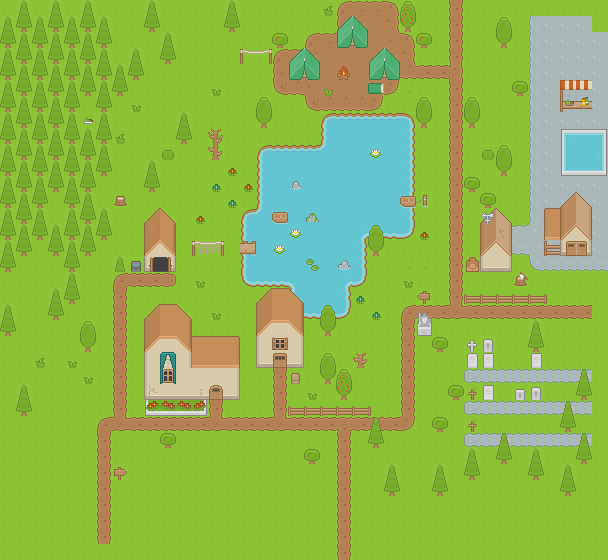

Rendered tile map (Tiled .tmx) drawn with the repository's tilesets; below, a short description and the map source with its tile grids summarised:
An orthogonal 38x35 tile map with 16x16 px tiles, 6 tile layers (ground, ground overlay, ground objects, objects, ...) and 116 objects.

<map version="1.8" tiledversion="1.8.5" orientation="orthogonal" renderorder="right-down" width="38" height="35" tilewidth="16" tileheight="16" infinite="0" nextlayerid="9" nextobjectid="165">
 <tileset firstgid="1" name="outdoors1" tilewidth="16" tileheight="16" spacing="1" tilecount="1767" columns="57">
  <image source="../../tilesets/outdoors1.png" width="968" height="526" />
 </tileset>
 <layer id="1" name="ground" width="38" height="35">
  <data>[1330 cells, 1330 non-empty, 14 distinct tile ids]</data>
 </layer>
 <layer id="2" name="ground overlay" width="38" height="35">
  <data>[1330 cells, 239 non-empty, 28 distinct tile ids]</data>
 </layer>
 <layer id="8" name="ground objects" width="38" height="35">
  <data>[1330 cells, 19 non-empty, 4 distinct tile ids]</data>
 </layer>
 <layer id="3" name="objects" width="38" height="35">
  <data>[1330 cells, 415 non-empty, 75 distinct tile ids]</data>
 </layer>
 <layer id="4" name="doors/windows/roofs" width="38" height="35">
  <data>[1330 cells, 77 non-empty, 47 distinct tile ids]</data>
 </layer>
 <layer id="5" name="roof objects" width="38" height="35">
  <data>[1330 cells, 5 non-empty, 5 distinct tile ids]</data>
 </layer>
 <objectgroup id="7" name="collision">
  <object id="5" x="256" y="304" width="48" height="64" />
  <object id="6" x="144" y="336" width="96" height="64" />
  <object id="8" x="144" y="320" width="48" height="16" />
  <object id="13" x="144" y="224" width="32" height="48" />
  <object id="14" x="128" y="266" width="16" height="6" />
  <object id="16" x="240" y="208" width="16" height="32" />
  <object id="17" x="256" y="144" width="16" height="64" />
  <object id="18" x="272" y="144" width="48" height="16" />
  <object id="19" x="320" y="112" width="16" height="32" />
  <object id="20" x="336" y="112" width="80" height="16" />
  <object id="21" x="400" y="128" width="16" height="112" />
  <object id="22" x="368" y="224" width="32" height="16" />
  <object id="23" x="352" y="240" width="16" height="48" />
  <object id="24" x="336" y="288" width="16" height="32" />
  <object id="25" x="304" y="304" width="32" height="16" />
  <object id="26" x="288" y="288" width="16" height="16" />
  <object id="27" x="240" y="272" width="48" height="16" />
  <object id="28" x="240" y="256" width="16" height="16" />
  <object id="29" x="480" y="224" width="32" height="48" />
  <object id="30" x="560" y="208" width="32" height="48" />
  <object id="31" x="544" y="251" width="16" height="5" />
  <object id="32" x="464" y="300" width="80" height="5" />
  <object id="33" x="416" y="320" width="16" height="16" />
  <object id="41" x="576" y="396" width="16" height="5" />
  <object id="42" x="144" y="400" width="64" height="16" />
  <object id="43" x="288" y="411" width="80" height="5" />
  <object id="44" x="256" y="240" width="16" height="16" />
  <object id="48" x="192" y="253" width="32" height="3" />
  <object id="59" x="116" y="268" width="8" height="4" />
  <object id="60" x="68" y="300" width="8" height="4" />
  <object id="61" x="52" y="316" width="8" height="4" />
  <object id="62" x="84" y="348" width="8" height="4" />
  <object id="63" x="4" y="332" width="8" height="4" />
  <object id="64" x="20" y="412" width="8" height="4" />
  <object id="70" x="116" y="196" width="9" height="10" />
  <object id="71" x="149" y="28" width="6" height="4" />
  <object id="72" x="229" y="28" width="6" height="4" />
  <object id="73" x="165" y="60" width="6" height="4" />
  <object id="74" x="261" y="123" width="6" height="5" />
  <object id="75" x="181" y="140" width="6" height="4" />
  <object id="77" x="212" y="155" width="7" height="5" />
  <object id="78" x="165" y="445" width="6" height="3" />
  <object id="79" x="291" y="374" width="9" height="10" />
  <object id="80" x="309" y="461" width="6" height="3" />
  <object id="82" x="114" y="468" width="13" height="12" />
  <object id="83" x="325" y="379" width="6" height="5" />
  <object id="84" x="341" y="395" width="6" height="5" />
  <object id="85" x="325" y="331" width="6" height="5" />
  <object id="86" x="353" y="353" width="14" height="15" />
  <object id="87" x="373" y="444" width="6" height="4" />
  <object id="88" x="389" y="492" width="6" height="4" />
  <object id="89" x="437" y="492" width="6" height="4" />
  <object id="90" x="437" y="429" width="6" height="3" />
  <object id="91" x="453" y="397" width="6" height="3" />
  <object id="94" x="437" y="349" width="6" height="3" />
  <object id="95" x="565" y="428" width="6" height="4" />
  <object id="97" x="470" y="349" width="4" height="2" />
  <object id="98" x="468" y="353" width="9" height="15" />
  <object id="99" x="483" y="353" width="11" height="15" />
  <object id="100" x="484" y="347" width="8" height="5" />
  <object id="101" x="531" y="348" width="11" height="21" />
  <object id="103" x="468" y="392" width="9" height="8" />
  <object id="104" x="468" y="424" width="9" height="8" />
  <object id="105" x="482" y="385" width="12" height="16" />
  <object id="106" x="514" y="389" width="11" height="11" />
  <object id="107" x="531" y="387" width="10" height="13" />
  <object id="108" x="581" y="460" width="6" height="4" />
  <object id="109" x="564" y="492" width="8" height="5" />
  <object id="110" x="533" y="475" width="6" height="5" />
  <object id="111" x="501" y="459" width="6" height="6" />
  <object id="112" x="468" y="476" width="8" height="4" />
  <object id="113" x="416" y="296" width="14" height="8" />
  <object id="114" x="515" y="276" width="12" height="10" />
  <object id="115" x="372" y="250" width="8" height="7" />
  <object id="116" x="149" y="189" width="6" height="3" />
  <object id="117" x="101" y="235" width="6" height="5" />
  <object id="118" x="116" y="92" width="7" height="4" />
  <object id="119" x="133" y="76" width="6" height="4" />
  <object id="120" x="276" y="44" width="7" height="4" />
  <object id="124" x="239" y="59" width="5" height="5" />
  <object id="125" x="269" y="58" width="3" height="6" />
  <object id="126" x="288" y="61" width="32" height="19" />
  <object id="127" x="337" y="29" width="32" height="19" />
  <object id="128" x="369" y="60" width="31" height="19" />
  <object id="129" x="336" y="68" width="14" height="12" />
  <object id="130" x="404" y="26" width="8" height="6" />
  <object id="131" x="421" y="45" width="6" height="3" />
  <object id="133" x="501" y="43" width="6" height="5" />
  <object id="134" x="517" y="92" width="6" height="4" />
  <object id="135" x="560" y="101" width="32" height="8" />
  <object id="136" x="500" y="170" width="8" height="6" />
  <object id="137" x="469" y="189" width="6" height="3" />
  <object id="138" x="561" y="129" width="45" height="46" />
  <object id="140" x="423" y="201" width="4" height="5" />
  <object id="141" x="240" y="253" width="16" height="3" />
  <object id="142" x="240" y="240" width="16" height="3" />
  <object id="143" x="0" y="0" width="96" height="240" />
  <object id="144" x="100" y="43" width="7" height="5" />
  <object id="145" x="101" y="76" width="6" height="5" />
  <object id="146" x="101" y="107" width="6" height="5" />
  <object id="147" x="101" y="140" width="6" height="4" />
  <object id="148" x="101" y="172" width="6" height="4" />
  <object id="149" x="86" y="252" width="5" height="5" />
  <object id="150" x="69" y="268" width="6" height="4" />
  <object id="151" x="53" y="251" width="7" height="5" />
  <object id="152" x="21" y="252" width="6" height="4" />
  <object id="153" x="5" y="268" width="6" height="4" />
  <object id="154" x="466" y="260" width="13" height="11" />
  <object id="155" x="483" y="158" width="10" height="2" />
  <object id="157" x="96" y="0" width="512" height="16" />
  <object id="158" x="592" y="0" width="16" height="560" />
  <object id="159" x="0" y="544" width="608" height="16" />
  </objectgroup>
</map>
<!-- 4 of 116 objects omitted -->
